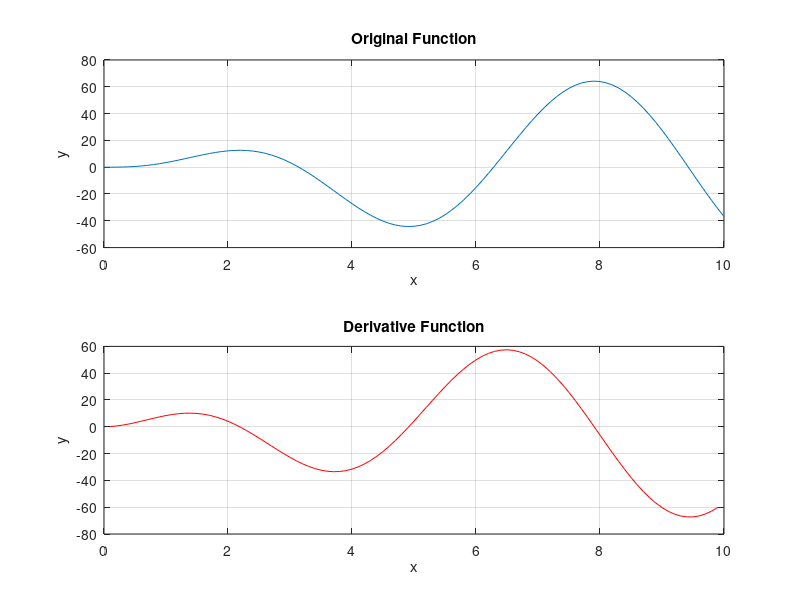

The MATLAB script that drew this image:
% Derivative of a function
% Set up an x array from 0 to 10 with an increment of 0.01
x = 0:0.1:10;
y = 5*x.^2.*exp(-0.2*x).*sin(x);

% Find the central difference estimate of the derivative
n = length(x);
der = (y(3:n)-y(1:n-2))./(x(3:n)-x(1:n-2));

% Plot the original function
subplot(2,1,1)
plot(x,y)
grid on
title('Original Function')
xlabel("x")
ylabel("y")

subplot(2,1,2)
plot(x(2:n-1),der,'r')
grid on
title('Derivative Function')
xlabel("x")
ylabel("y")
